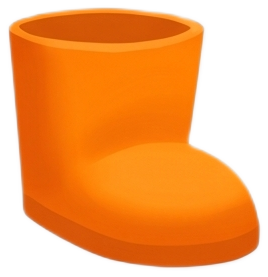
#> input picture experiments/2026-10-11-part-variants/fox/body/fox_boot_l.png, 268 x 277 px
$ python cut_sheet.py ../../2026-10-11-part-variants/fox/body/fox_boot_l.png ../../2026-10-11-part-variants/fox/body/fox_boot_r.png ../../2026-10-11-part-variants/fox/body/fox_boot_r.png
#> lines starting #> are read from the running program, lines starting #| are printed output that depends on the picture; after the words box and inside, x2 and y2 are one past the last pixel; in counts of white or black regions, pixels touching at a corner belong together
### experiments/2026-10-16-keypose-refs/scripts/cut_legs.py
"""Cut the lower body (belt, trousers, boots) out of a key-pose reference as a whole-legs pose variant.

  uv run --with numpy --with pillow --with scipy scripts/cut_legs.py refs/hurdle_crouch.png out.png x0 y0 x1 y1

The box (reference px) holds the legs; inside it only trouser yellow, boot red and the belt band are kept (the tail,
paws, hurdle posts and the grey background drop out by colour), holes are filled, and the edge is softened. Prints
JSON: the belt's top centre and width and the soles' y, in the cut image's px (the rig scales by belt width and puts
the belt on the rest belt).
"""
import json
import sys

import numpy as np
from PIL import Image
from scipy import ndimage as ndi


def hsv(rgb):
    r, g, b = [rgb[..., i] / 255.0 for i in range(3)]
    mx, mn = rgb.max(-1) / 255.0, rgb.min(-1) / 255.0
    d = mx - mn + 1e-9
    h = np.where(mx == r, ((g - b) / d) % 6, np.where(mx == g, (b - r) / d + 2, (r - g) / d + 4)) * 60
    return h, d / (mx + 1e-9), mx


# [62 lines left out: functions legs_mask, metrics, cut, not called in this run]


# [3 lines that do not run on import are left out]

### experiments/2026-10-16-keypose-refs/scripts/cut_sheet.py
"""Cut an in-between legs sheet (prompts/legs-inbetweens.txt) into its drawings, colour-matched to the rig's own
trousers and boots, so a swap from the rig's parts to the first drawing (and between drawings) keeps its colours.

  uv run --with numpy --with pillow --with scipy scripts/cut_sheet.py refs/legs_sheet_squat.png squat <rig images dir>

Writes legs/<name>_<i>.png (1-based, left to right) and appends their cut_legs metrics to legs/metrics.jsonl.
"""
import json
import sys
from pathlib import Path

import numpy as np
from PIL import Image
from scipy import ndimage as ndi

sys.path.insert(0, str(Path(__file__).resolve().parent))
from cut_legs import cut, hsv  # noqa: E402

EXP = Path(__file__).resolve().parent.parent


def classes(rgb, alpha):
    h, s, v = hsv(rgb.astype(np.float32))
    on = alpha > 200
    red = ((h < 14) | (h > 340)) & (s > 0.4) & on
    belt = (h > 8) & (h < 36) & (v < 0.62) & (s > 0.3) & on & ~red
    yellow = on & ~red & ~belt
    return {"yellow": yellow, "red": red, "belt": belt}


def stats(imgs):
    """Per colour class: mean and std of RGB over the opaque pixels of the given RGBA images."""
    acc = {}
    for im in imgs:
        a = np.asarray(im.convert("RGBA")).astype(np.float32)
        for k, m in classes(a[..., :3], a[..., 3]).items():
            acc.setdefault(k, []).append(a[..., :3][m])
    return {k: (np.concatenate(v).mean(0), np.concatenate(v).std(0) + 1e-3) for k, v in acc.items()}


def match(im: Image.Image, target: dict) -> Image.Image:
    """Shift each colour class's mean and spread to the target's, blended across class edges."""
    a = np.asarray(im.convert("RGBA")).astype(np.float32)
    rgb, al = a[..., :3], a[..., 3]
    src = stats([im])
    out = rgb.copy()
    cls = classes(rgb, np.full_like(al, 255) * (al > 0))
    weight = sum(ndi.gaussian_filter(m.astype(np.float32), 2) for m in cls.values()) + 1e-6
    acc = np.zeros_like(rgb)
    for k, m in cls.items():
        mu_s, sd_s = src[k]
        mu_t, sd_t = target[k]
        w = ndi.gaussian_filter(m.astype(np.float32), 2)[..., None]
        acc += w * ((rgb - mu_s) * (sd_t / sd_s) + mu_t)
    out = acc / weight[..., None]
    return Image.fromarray(np.dstack([out.clip(0, 255), al]).astype(np.uint8), "RGBA")


def main(sheet: Path, name: str, rig_images: Path):
    im = Image.open(sheet).convert("RGB")
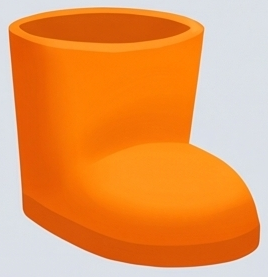
#> im: PIL image 268x277 RGB; mean R, G, B 233.4, 151.7, 84.5
    rgb = np.asarray(im).astype(np.float32)
    border = np.concatenate([rgb[0], rgb[-1], rgb[:, 0], rgb[:, -1]])
#> border = 1090 rows, first 8: [221, 224, 231], [220, 225, 231], [219, 224, 230], [221, 224, 231], [221, 224, 231], [220, 225, 231], [220, 225, 231], [220, 225, 231]
    fg = np.linalg.norm(rgb - np.median(border, 0), axis=2) > 40
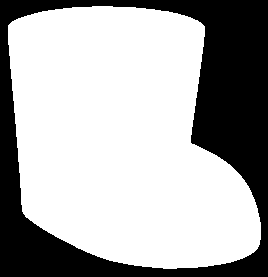
#> fg: shape (277, 268) bool; 67.5% white; 1 black region, box (x1, y1, x2, y2) and area: (0, 0, 268, 277) 24153
    fg = ndi.binary_opening(fg, iterations=3)
#> fg: shape (277, 268) bool; 67.5% white; 1 black region, box (x1, y1, x2, y2) and area: (0, 0, 268, 277) 24155
    h, sat, val = hsv(rgb)
#> in hsv, `r, g, b = [rgb[..., i] / 255.0 for i in range(3)]`:
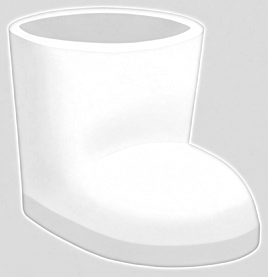
#> r: shape (277, 268) float32; min 0.671, max 1, mean 0.915
#> in hsv, `r, g, b = [rgb[..., i] / 255.0 for i in range(3)]`:
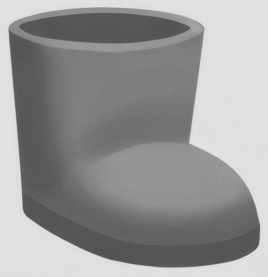
#> g: shape (277, 268) float32; min 0.31, max 0.894, mean 0.595
#> in hsv, `r, g, b = [rgb[..., i] / 255.0 for i in range(3)]`:
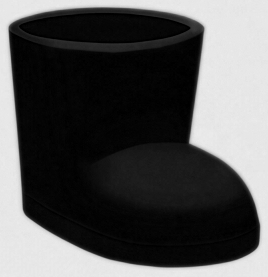
#> b: shape (277, 268) float32; min 0, max 0.925, mean 0.331
#> in hsv, `h = np.where(mx == r, ((g - b) / d) % 6, np.where(mx == g, (b - r) / d..`:
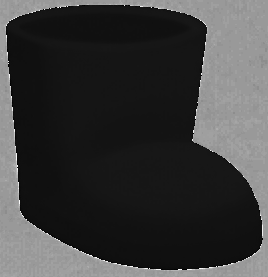
#> h: shape (277, 268) float32; min 0, max 354, mean 85.3; drawn with min black and max white
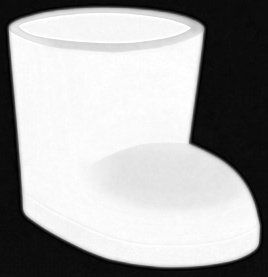
#> sat: shape (277, 268) float32; min 1.13e-09, max 1, mean 0.65
    boots = ((h < 14) | (h > 340)) & (sat > 0.45) & (val > 0.35)
#> boots: shape (277, 268) bool; every value is 0
    lab, n = ndi.label(fg)
#> n = 1
    counts = np.bincount(lab[boots], minlength=n + 1)
#> counts = [0, 0]
    keep = [i for i in range(1, n + 1) if counts[i] > 0.0015 * fg.size]   # the drawings: shapes with boots (ghosts have none)
#> keep = []
    boxes = []
    for i in keep:
        ys, xs = np.nonzero(lab == i)
        if len(xs) > 0.002 * fg.size:
            boxes.append([max(0, xs.min() - 6), max(0, ys.min() - 6), min(im.width, xs.max() + 7), min(im.height, ys.max() + 7)])
#> this loop made 0 passes
#> after the loop, boxes = []
    boxes.sort()
#> (the run stopped early here; a loop or call above may not have finished)

$ run again, on experiments/2026-10-11-part-variants/fox/body/fox_forearm_l.png
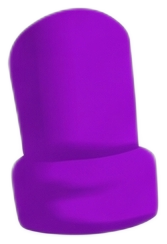
#> input picture experiments/2026-10-11-part-variants/fox/body/fox_forearm_l.png, 167 x 244 px
#> border = 822 rows, first 8: [221, 224, 231], [221, 224, 231], [221, 224, 231], [221, 224, 231], [221, 224, 231], [221, 224, 231], [221, 224, 231], [221, 224, 231]
#> in main, `h, sat, val = hsv(rgb)`:
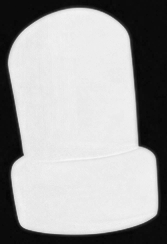
#> sat: shape (244, 167) float32; min 0.0219, max 0.968, mean 0.637
#> boots: shape (244, 167) bool; every value is 0
#> lab: shape (244, 167) int32; values 0 (black) and 1 (white), 68.4% white; 1 black region, box (x1, y1, x2, y2) and area: (0, 0, 167, 244) 12894
#> n = 1
#> counts = [0, 0]
#> keep = []
